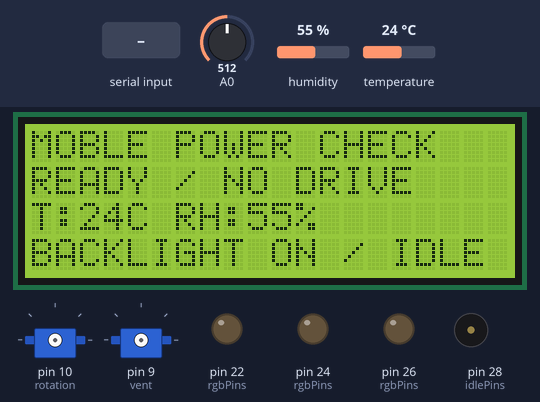
Simulated run of this sketch. Board: Arduino Mega 2560, built with avr-gcc and run on an emulated ATmega2560. Shown: 20×4 character LCD, 2 × servo, output pins drawn as LEDs (lit = HIGH), buzzer (waves = sounding). Inputs (shaded band) come from the test bench; at power-on: humidity 55 %, temperature 24 °C, A0 = 512. What the sketch prints to the serial monitor is not drawn.

Above: at 3.1 s.
3.2 s: "LOAD\n" received over Serial
At 5.5 s:
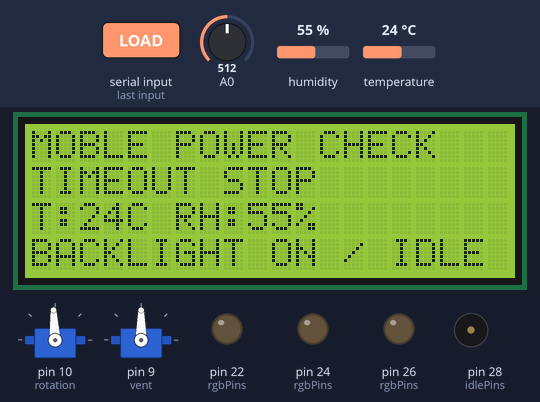
6.4 s: byte 10 ('\n') received over Serial
At 7.3 s:
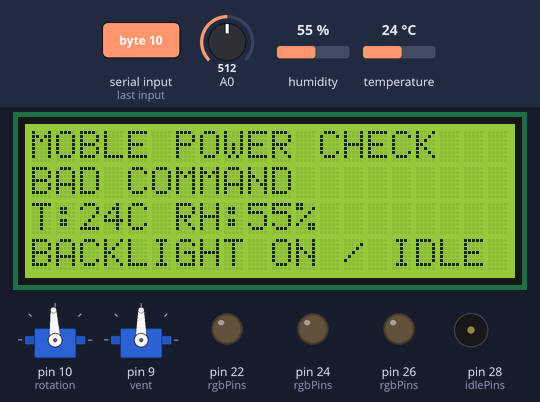
7.9 s: "STOP\n" received over Serial
At 8.4 s:
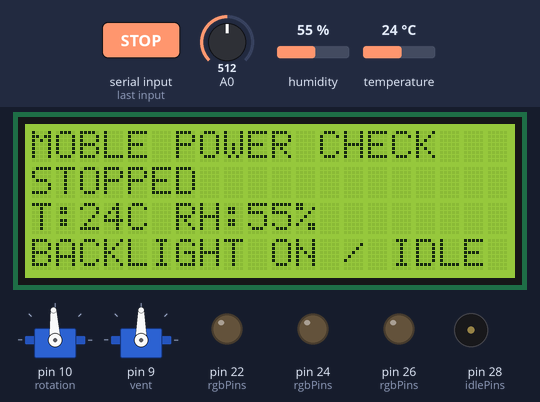
9.4 s: humidity set to 22 %
At 11.1 s:
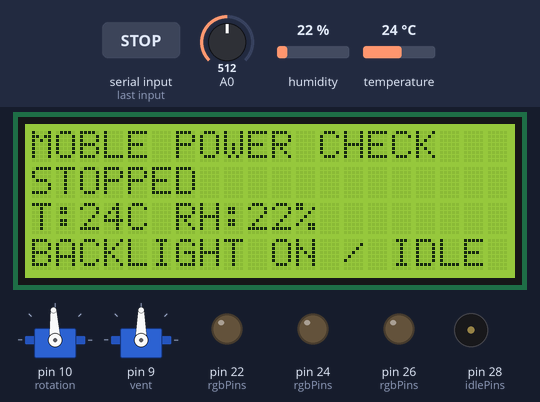
11.5 s: temperature set to 12 °C
At 13.7 s:
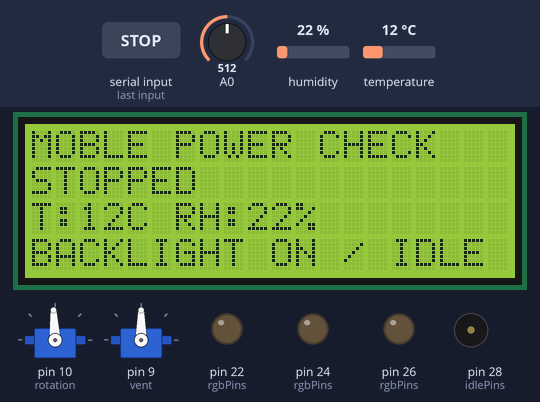
14.0 s: "LOAD10\n" received over Serial
At 14.8 s:
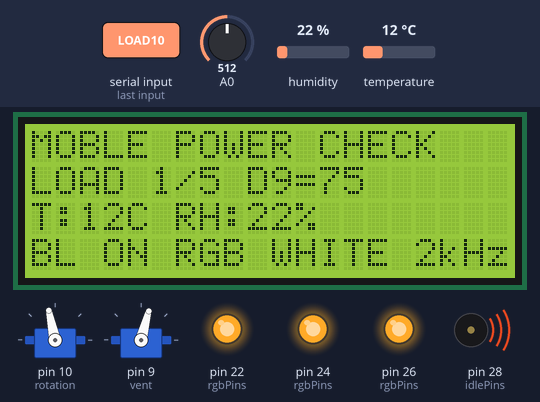
Timing chart, 0 to 17.0 s (numbered marks = the images above; inputs shaded):
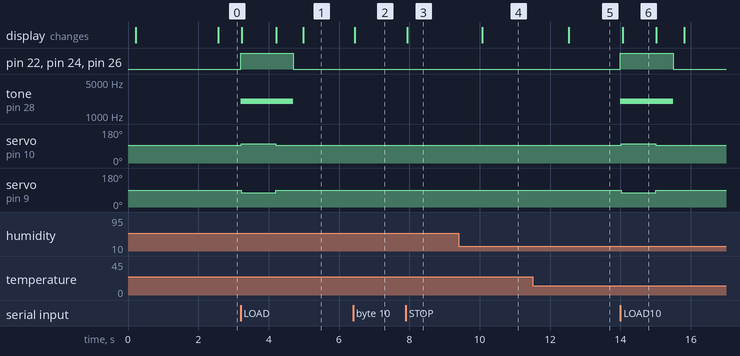

The sketch:

power_check.ino
```cpp
// Bounded simultaneous bench test. No actuator movement on boot.
// LOAD requires host '!' heartbeat at least every 1.5s; STOP always stops.
// LOAD: 3 pairs (6s). LOAD10/LOAD30: 5/15 pairs. Always stops automatically.
// LCD backlight stays ON; this backpack API provides no brightness PWM.
#include <ArduinoJson.h>
#include <DHT.h>
#include <Servo.h>
#include <LiquidCrystal_I2C.h>
#include <Wire.h>
#include <avr/wdt.h>

DHT dht(2, DHT11);
Servo vent, rotation;
LiquidCrystal_I2C lcd(0x27, 20, 4);
bool lcdReady = false, i2cFault = false, active = false, droppingLine = false;
float temperature = NAN, humidity = NAN;
uint32_t sampledAt = 0, reportedAt = 0, changedAt = 0, startedAt = 0, pingAt = 0;
uint8_t step = 0, used = 0, lcdProbeAttempts = 0;
uint8_t pairs = 3;
char command[20];
char phaseLabel[21];
const uint8_t rgbPins[] = {22, 24, 26};
const uint8_t idlePins[] = {9, 10, 28, 30};
const char* phase = "IDLE";

void lcdLine(uint8_t row, const char* value) {
  if (!lcdReady) return;
  lcd.setCursor(0, row);
  lcd.print(value);
  for (uint8_t i = strlen(value); i < 20; ++i) lcd.print(' ');
}

void report(const char* value) {
  phase = value;
  Serial.print(F("{\"type\":\"power_phase\",\"phase\":\""));
  Serial.print(value);
  Serial.print(F("\",\"uptime_ms\":")); Serial.print(millis());
  Serial.println(F("}"));
  lcdLine(1, value);
}

void stopAll(const char* reason) {
  if (rotation.attached()) rotation.writeMicroseconds(1500);
  if (vent.attached()) vent.write(90);
  noTone(28);
  digitalWrite(28, LOW); pinMode(28, INPUT);
  for (uint8_t pin : rgbPins) digitalWrite(pin, LOW);
  if (rotation.attached() || vent.attached()) delay(250);
  rotation.detach(); vent.detach();
  pinMode(9, INPUT); pinMode(10, INPUT);
  active = false;
  report(reason);
  lcdLine(3, "BACKLIGHT ON / IDLE");
}

void beginLoad(uint8_t requestedPairs) {
  if (active) return; // Do not extend a running test with repeated LOAD commands.
  if (!lcdReady || i2cFault || !isfinite(temperature) || !isfinite(humidity)) {
    stopAll("SENSOR NOT READY"); return;
  }
  step = 0;
  pairs = requestedPairs;
  startedAt = changedAt = pingAt = millis();
  active = true;
  rotation.writeMicroseconds(1500); rotation.attach(10);
  vent.write(90); vent.attach(9);
  for (uint8_t pin : rgbPins) digitalWrite(pin, HIGH);
  tone(28, 2000);
  lcdLine(3, "BL ON RGB WHITE 2kHz");
  vent.write(75); rotation.writeMicroseconds(1600);
  snprintf(phaseLabel, sizeof(phaseLabel), "LOAD 1/%u D9=75", pairs);
  report(phaseLabel);
}

void acceptCommand() {
  if (strcmp(command, "PING") == 0) pingAt = millis();
  else if (strcmp(command, "LOAD") == 0) beginLoad(3);
  else if (strcmp(command, "LOAD10") == 0) beginLoad(5);
  else if (strcmp(command, "LOAD30") == 0) beginLoad(15);
  else if (strcmp(command, "STOP") == 0) stopAll("STOPPED");
  else {
    stopAll("BAD COMMAND");
    Serial.print(F("{\"type\":\"command_rejected\",\"hex\":\""));
    for (uint8_t i = 0; command[i]; ++i) {
      if ((uint8_t)command[i] < 16) Serial.print('0');
      Serial.print((uint8_t)command[i], HEX);
    }
    Serial.println(F("\"}"));
  }
}

void setup() {
  MCUSR = 0; wdt_disable();
  Serial.begin(115200);
  for (uint8_t pin : idlePins) pinMode(pin, INPUT);
  for (uint8_t pin : rgbPins) {
    digitalWrite(pin, LOW); pinMode(pin, OUTPUT);
  }
  dht.begin();
  Wire.begin(); Wire.setWireTimeout(25000, true);
  // Allow a backpack already running across a USB reset to settle. Retry only
  // during startup; any timeout during the active load still stops the test.
  for (uint8_t attempt = 0; attempt < 3 && !lcdReady; ++attempt) {
    delay(100);
    Wire.clearWireTimeoutFlag();
    Wire.beginTransmission(0x27);
    lcdReady = Wire.endTransmission() == 0 && !Wire.getWireTimeoutFlag();
    ++lcdProbeAttempts;
  }
  i2cFault = !lcdReady;
  Wire.clearWireTimeoutFlag();
  if (lcdReady) {
    lcd.init(); lcd.backlight();
    lcdLine(0, "MOBLE POWER CHECK");
    lcdLine(3, "BACKLIGHT ON / IDLE");
  }
  report("READY / NO DRIVE");
  wdt_enable(WDTO_2S);
}

void loop() {
  wdt_reset();
  uint8_t budget = 32;
  while (Serial.available() && budget--) {
    char c = Serial.read();
    // DHT reads briefly mask interrupts. A lost heartbeat byte can be retried
    // without turning a partially received multi-byte PING into a command.
    if (c == '!') { pingAt = millis(); continue; }
    if (c == '\n') {
      if (!droppingLine) { command[used] = '\0'; acceptCommand(); }
      used = 0; droppingLine = false;
    } else if (c != '\r' && !droppingLine) {
      if (used < sizeof(command) - 1) command[used++] = c;
      else { used = 0; droppingLine = true; stopAll("OVERFLOW"); }
    }
  }
  uint32_t now = millis();
  if (active && (now - pingAt > 1500 || now - startedAt > (uint32_t)pairs * 2000 + 2000)) {
    stopAll("TIMEOUT STOP");
  }
  if (active && now - changedAt >= 1000) {
    changedAt = now;
    ++step;
    if (step >= pairs * 2) stopAll("LOAD DONE");
    else if (step % 2) {
      vent.write(90); rotation.writeMicroseconds(1500);
      snprintf(phaseLabel, sizeof(phaseLabel), "REST %u/%u D9=90", step / 2 + 1, pairs);
      report(phaseLabel);
    } else {
      uint8_t angle = (step / 2) % 2 ? 105 : 75;
      vent.write(angle); rotation.writeMicroseconds(1600);
      snprintf(phaseLabel, sizeof(phaseLabel), "LOAD %u/%u D9=%u", step / 2 + 1, pairs, angle);
      report(phaseLabel);
    }
  }
  if (now - sampledAt >= 2500) {
    sampledAt = now;
    temperature = dht.readTemperature(); humidity = dht.readHumidity();
    char line[21];
    if (isfinite(temperature) && isfinite(humidity))
      snprintf(line, sizeof(line), "T:%2dC RH:%2d%%", (int)temperature, (int)humidity);
    else snprintf(line, sizeof(line), "DHT READ ERROR");
    lcdLine(2, line);
    if (active && (!isfinite(temperature) || !isfinite(humidity))) stopAll("DHT ERROR STOP");
  }
  if (Wire.getWireTimeoutFlag()) {
    i2cFault = true; Wire.clearWireTimeoutFlag();
    if (active) stopAll("I2C ERROR STOP");
  }
  if (now - reportedAt >= 500) {
    reportedAt = now;
    StaticJsonDocument<384> doc;
    doc["type"] = "power_check"; doc["uptime_ms"] = millis();
    doc["phase"] = phase; doc["active"] = active;
    doc["dht_ok"] = isfinite(temperature) && isfinite(humidity);
    doc["temperature"] = temperature; doc["humidity"] = humidity;
    doc["gas_raw"] = analogRead(A0); doc["gas_calibrated"] = false;
    doc["lcd_ready"] = lcdReady; doc["i2c_timeout"] = i2cFault;
    doc["backlight_on"] = lcdReady;
    doc["lcd_probe_attempts"] = lcdProbeAttempts;
    serializeJson(doc, Serial); Serial.println();
  }
}
```

Measured:
- after the input at 3.2 s, pin 22 (rgbPins), pin 24 (rgbPins): LOW → HIGH at once, → LOW 1.5 s later
- after the input at 6.4 s, the display: changes at once (image 2)
- after the input at 7.9 s, the display: changes at once (image 3)
- after the input at 9.4 s, the display: changes after 0.67 s (image 4)
- after the input at 11.5 s, the display: changes after 1.0 s (image 5)
- after the input at 14.0 s, pin 22 (rgbPins), pin 24 (rgbPins): LOW → HIGH at once, → LOW 1.5 s later
- what the display in image 6 shows lasts 0.9 s, from 14.1 s to 15.0 s
